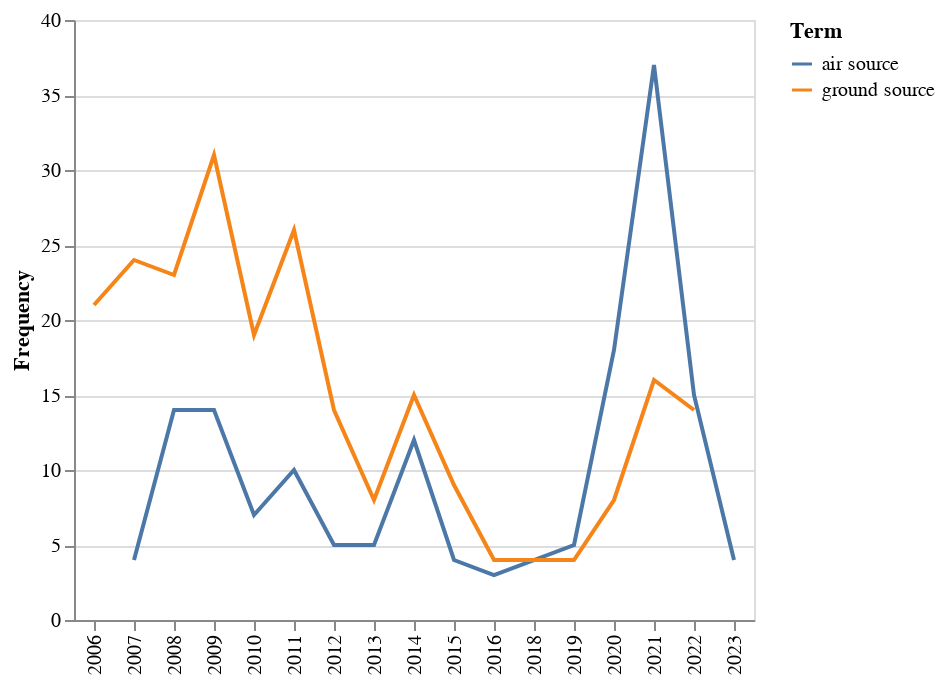

The cell this chart's notebook holds for it:
### Markdown cell above
## Shifting narratives: Collocation importance over time

It is also informative to analyse how the importance of collocated terms varies over time. This can point to shifts in language used to describe our search terms, which in our case might be caused by the emergence of new entities and applications associated with our technologies of interest.

For example, a comparison of the two different types of heat pumps discussed above highlights an interesting trend, where ‘ground source’ was initially more frequently collocated, whereas now ‘air source’ - which is a more affordable type of heat pump - has overtaken the mentions of ‘ground source’.

### Code cell
check_terms = ['air source', 'ground source']
fig = (
    alt.Chart(
        pda.term_rank.query("term in @check_terms")
        )
    .mark_line()
    .encode(
        x=alt.X('year:O', title=''),
        y=alt.Y('freq:Q', title='Frequency'),
        color=alt.Color('term:N', title='Term'),
    )
)
fig

### Figure 1 — Vega-Lite specification as saved in the notebook (floating-point values rounded to 4 significant figures)
{"config": {"view": {"continuousWidth": 400, "continuousHeight": 300}}, "data": {"name": "data-389eb14bbd2bd844a296ef465d250f64"}, "mark": "line", "encoding": {"color": {"field": "term", "title": "Term", "type": "nominal"}, "x": {"field": "year", "title": "", "type": "ordinal"}, "y": {"field": "freq", "title": "Frequency", "type": "quantitative"}}, "$schema": "https://vega.github.io/schema/vega-lite/v4.17.0.json", "datasets": {"data-389eb14bbd2bd844a296ef465d250f64": [{"term": "air source", "year": 2014, "freq": 12, "rank": 11.0, "pmi": 3.639}, {"term": "air source", "year": 2007, "freq": 4, "rank": 24.0, "pmi": 3.199}, {"term": "air source", "year": 2009, "freq": 14, "rank": 15.0, "pmi": 3.673}, {"term": "air source", "year": 2010, "freq": 7, "rank": 20.0, "pmi": 3.567}, {"term": "air source", "year": 2011, "freq": 10, "rank": 17.0, "pmi": 3.517}, {"term": "air source", "year": 2012, "freq": 5, "rank": 18.0, "pmi": 3.082}, {"term": "air source", "year": 2013, "freq": 5, "rank": 14.0, "pmi": 4.292}, {"term": "air source", "year": 2022, "freq": 15, "rank": 55.0, "pmi": 4.347}, {"term": "air source", "year": 2015, "freq": 4, "rank": 17.0, "pmi": 3.13}, {"term": "air source", "year": 2016, "freq": 3, "rank": 30.0, "pmi": 4.303}, {"term": "air source", "year": 2019, "freq": 5, "rank": 20.0, "pmi": 4.306}, {"term": "air source", "year": 2020, "freq": 18, "rank": 11.0, "pmi": 4.285}, {"term": "air source", "year": 2021, "freq": 37, "rank": 25.0, "pmi": 3.367}, {"term": "air source", "year": 2023, "freq": 4, "rank": 6.001, "pmi": 3.766}, {"term": "air source", "year": 2008, "freq": 14, "rank": 16.0, "pmi": 3.752}, {"term": "ground source", "year": 2006, "freq": 21, "rank": 5.001, "pmi": 3.369}, {"term": "ground source", "year": 2007, "freq": 24, "rank": 5.001, "pmi": 3.309}, {"term": "ground source", "year": 2013, "freq": 8, "rank": 7.001, "pmi": 3.638}, {"term": "ground source", "year": 2009, "freq": 31, "rank": 6.0, "pmi": 3.418}, {"term": "ground source", "year": 2010, "freq": 19, "rank": 6.001, "pmi": 3.422}, {"term": "ground source", "year": 2011, "freq": 26, "rank": 5.001, "pmi": 3.645}, {"term": "ground source", "year": 2012, "freq": 14, "rank": 5.001, "pmi": 3.128}, {"term": "ground source", "year": 2008, "freq": 23, "rank": 7.0, "pmi": 3.458}, {"term": "ground source", "year": 2022, "freq": 14, "rank": 60.0, "pmi": 3.042}, {"term": "ground source", "year": 2015, "freq": 9, "rank": 9.001, "pmi": 3.331}, {"term": "ground source", "year": 2016, "freq": 4, "rank": 23.0, "pmi": 3.822}, {"term": "ground source", "year": 2018, "freq": 4, "rank": 17.0, "pmi": 4.079}, {"term": "ground source", "year": 2019, "freq": 4, "rank": 31.0, "pmi": 4.548}, {"term": "ground source", "year": 2020, "freq": 8, "rank": 33.0, "pmi": 2.985}, {"term": "ground source", "year": 2021, "freq": 16, "rank": 73.0, "pmi": 2.84}, {"term": "ground source", "year": 2014, "freq": 15, "rank": 8.001, "pmi": 3.677}]}}
